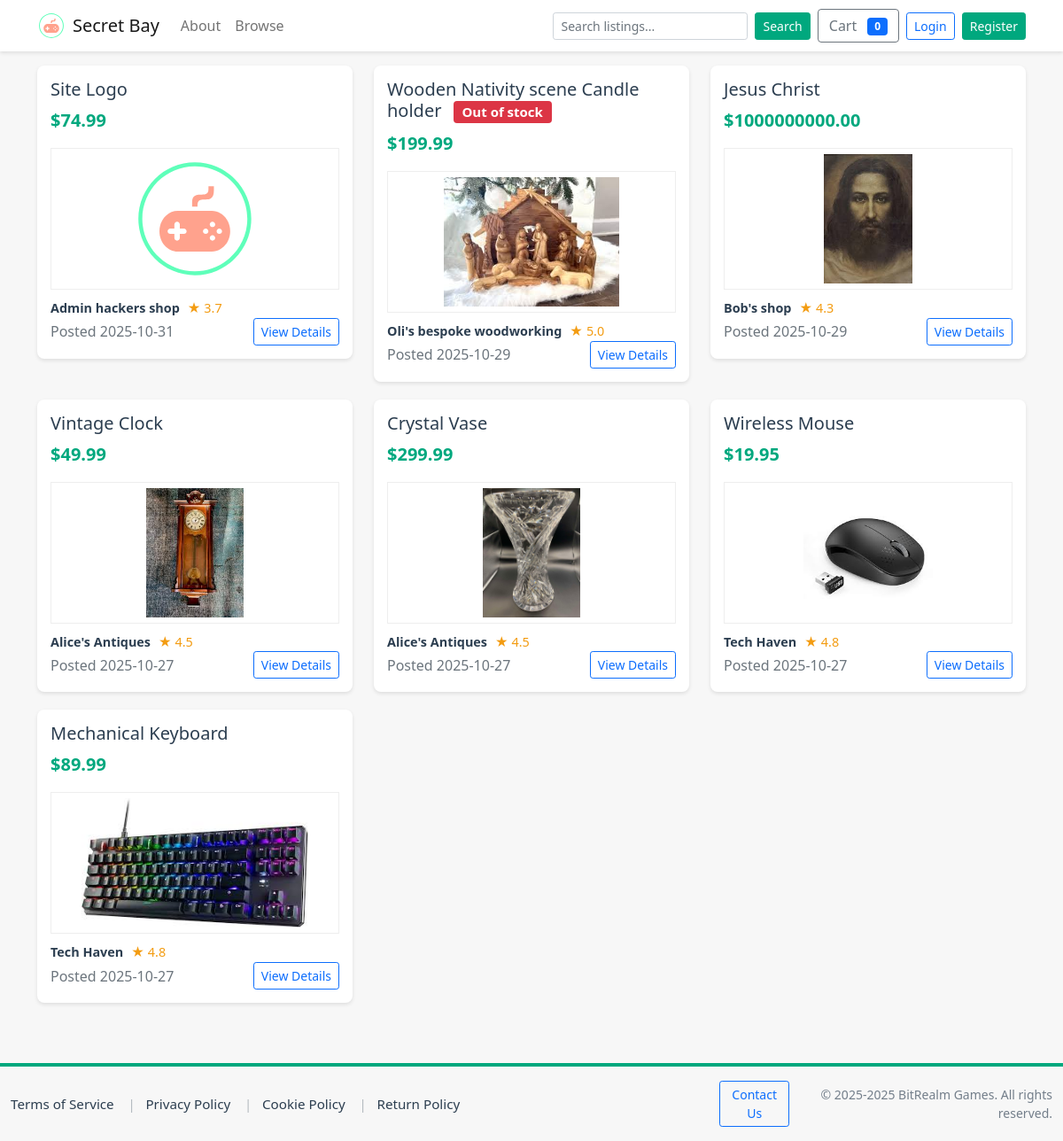
Page /products on the committed database.
### tables this page shows
CREATE TABLE products (
    id INTEGER PRIMARY KEY AUTOINCREMENT,
    seller_id INTEGER,
    title TEXT NOT NULL,
    description TEXT,
    price REAL NOT NULL CHECK(price >= 0),
    stock INTEGER DEFAULT 0,
    created_at TEXT NOT NULL DEFAULT (datetime('now')), image_url TEXT, category_id INTEGER,
    FOREIGN KEY(seller_id) REFERENCES users(id) ON DELETE SET NULL
);

CREATE TABLE users (
    id INTEGER PRIMARY KEY AUTOINCREMENT,
    username TEXT NOT NULL UNIQUE,
    email TEXT NOT NULL UNIQUE,
    password_hash TEXT NOT NULL,
    is_admin INTEGER NOT NULL DEFAULT 0,
    is_seller INTEGER NOT NULL DEFAULT 0,
    business_name TEXT,
    seller_description TEXT,
    rating REAL DEFAULT 0,
    total_sales INTEGER DEFAULT 0,
    created_at TEXT NOT NULL DEFAULT (datetime('now'))
, logo_url TEXT);

### app.py (the view, shortened to what this page needs)
@app.route('/products')
def products():
    search = request.args.get('search', '')
    sort = request.args.get('sort', 'newest')
    category_filter = request.args.get('category', '').strip()
    conn = get_db_connection()
    cur = conn.cursor()
    base = """
     SELECT p.id, p.title, p.description, p.price, p.created_at,
         p.stock, p.image_url, u.business_name, u.rating, p.seller_id,
         c.name AS category_name, c.slug AS category_slug
        FROM products p
        LEFT JOIN users u ON p.seller_id = u.id
        LEFT JOIN categories c ON p.category_id = c.id
    """
    params = []
    where = ""
    if search:
        where = " WHERE p.title LIKE ? OR p.description LIKE ?"
        params.extend([f"%{search}%", f"%{search}%"])
    if sort == 'price_low':
        order = " ORDER BY p.price ASC"
    elif sort == 'price_high':
        order = " ORDER BY p.price DESC"
    else:
        order = " ORDER BY p.created_at DESC"
    cur.execute(base + where + order, params)
    products = cur.fetchall()
    conn.close()
    return render_template('products.html', products=products, search=search, sort=sort)

### app.py (called while the page is built, shortened)
def get_db_connection(path=DB_PATH):
    conn = sqlite3.connect(path)
    conn.row_factory = sqlite3.Row
    conn.execute("PRAGMA foreign_keys = ON;")
    return conn

@app.context_processor
def inject_user_permissions():
    uid = session.get('user_id')
    is_admin_flag = False
    is_seller_flag = False
    contact_url = '/contact'
    try:
        if 'seller_contact' in app.view_functions:
            contact_url = url_for('seller_contact')
        elif 'contact' in app.view_functions:
            contact_url = url_for('contact')
    except Exception:
        contact_url = '/contact'
    return {
        'current_user_is_admin': is_admin_flag,
        'current_user_is_seller': is_seller_flag,
        'current_year': datetime.now().year,
        'contact_url': contact_url,
    }

### templates/products.html (shortened to what this page needs)
<!DOCTYPE html>
<html lang="en">
<head>
    <link href="https://cdn.jsdelivr.net/npm/bootstrap@5.1.3/dist/css/bootstrap.min.css" rel="stylesheet">
</head>
<body>
    {% include 'navbar.html' %}
    <div class="container">
        <div class="row">
            {% if products %}
                {% for p in products %}
                    <div class="col-md-6 col-lg-4">
                        <div class="listing-card">
                                                                                                                <h5>
                                                                                                                    {{ p['title'] }}
                                                                                                                    {% if p['stock'] is not none and p['stock']|int <= 0 %}
                                                                                                                        <span class="badge bg-danger ms-2">Out of stock</span>
                                                                                                                    {% endif %}
                                                                                                                </h5>
                                                                                                                <p class="price">${{ '%.2f'|format(p['price']) }}</p>
                                                                                                                {% if 'image_url' in p.keys() and p['image_url'] %}
                                                                                                                    <div class="mb-2 text-center">
                                                                                                                        {% set img = p['image_url'] %}
                                                                                                                        {% if img.startswith('http://') or img.startswith('https://') or img.startswith('/') %}
                                                                                                                            <img src="{{ img }}" alt="{{ p['title'] }}" style="max-height:160px; width:100%; object-fit:contain; background:#fff; border:1px solid #eee; padding:6px;">
                                                                                                                        {% else %}
                                                                                                                            <img src="{{ url_for('static', filename='img/' ~ img) }}" alt="{{ p['title'] }}" style="max-height:160px; width:100%; object-fit:contain; background:#fff; border:1px solid #eee; padding:6px;">
                                                                                                                        {% endif %}
                                                                                                                    </div>
                                                                                                                {% else %}
                                                                                                                    <p class="description">{{ (p['description'] or '')[:100] }}{% if (p['description'] or '')|length > 100 %}...{% endif %}</p>
                                                                                                                {% endif %}
                            <div class="seller-info">
                                <a href="{{ url_for('seller_profile', seller_id=p['seller_id']) }}" class="text-decoration-none">
                                    <span class="seller-name">{{ p['business_name'] or p['seller_name'] }}</span>
                                    {% if p['rating'] %}
                                        <span class="rating">★ {{ '%.1f'|format(p['rating']) }}</span>
                                    {% endif %}
                                </a>
                            </div>
                            <div class="d-flex justify-content-between align-items-center">
                                <span class="text-muted">Posted {{ (p['created_at'] or '')[:10] }}</span>
                                <a href="{{ url_for('product_detail', product_id=p['id']) }}" class="btn btn-sm btn-outline-primary">View Details</a>
                            </div>
                        </div>
                    </div>
                {% endfor %}
            {% else %}
                <div class="col-12 text-center">
                    <h3>No listings found</h3>
                    <p>Try adjusting your search criteria or check back later for new listings.</p>
                </div>
            {% endif %}
        </div>
    </div>
    {% include 'footer.html' %}
</body>
</html>

### templates/products.html (style rules this page uses)
:root { --primary-color: #00a87e; --secondary-color: #f7f7f7; --text-color: #2c3e50; }
body { background-color: var(--secondary-color); color: var(--text-color); }
.listing-card { background: white; border-radius: 8px; box-shadow: 0 2px 4px rgba(0,0,0,0.1); margin-bottom: 20px; padding: 15px; transition: transform 0.2s; }
.price { color: var(--primary-color); font-size: 1.25rem; font-weight: bold; }
.seller-info { margin-top: 10px; font-size: 0.9rem; }
.seller-name { font-weight: bold; color: var(--text-color); }
.rating { color: #f39c12; margin-left: 5px; }

### templates/footer.html (style rules this page uses)
html, body { height: 100%; }
body { display: flex; flex-direction: column; min-height: 100vh; }

### rows in the picture
products: title "Site Logo", price "74.99", image_url (picture), business_name "Admin hackers shop", created_at "2025-10-31"
users: rating "3.7"
products: title "Wooden Nativity scene Candle holder", stock "Out of stock", price "199.99", image_url (picture), business_name "Oli's bespoke woodworking", created_at "2025-10-29"
users: rating "5.0"
products: title "Jesus Christ", price "1000000000.00", image_url (picture), business_name "Bob's shop", created_at "2025-10-29"
users: rating "4.3"
products: title "Vintage Clock", price "49.99", image_url (picture), business_name "Alice's Antiques", created_at "2025-10-27"
users: rating "4.5"
products: title "Crystal Vase", price "299.99", image_url (picture), business_name "Alice's Antiques", created_at "2025-10-27"
products: title "Wireless Mouse", price "19.95", image_url (picture), business_name "Tech Haven", created_at "2025-10-27"
users: rating "4.8"
products: title "Mechanical Keyboard", price "89.99", image_url (picture), business_name "Tech Haven", created_at "2025-10-27"
